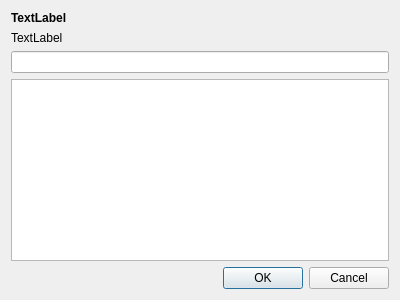
<?xml version="1.0" encoding="UTF-8"?>
<ui version="4.0">
 <class>SheetTextInputDialog</class>
 <widget class="QDialog" name="SheetTextInputDialog">
  <property name="geometry">
   <rect>
    <x>0</x>
    <y>0</y>
    <width>400</width>
    <height>300</height>
   </rect>
  </property>
  <property name="windowTitle">
   <string>Dialog</string>
  </property>
  <layout class="QVBoxLayout" name="verticalLayout">
   <item>
    <widget class="QLabel" name="label_2">
     <property name="font">
      <font>
       <weight>75</weight>
       <bold>true</bold>
      </font>
     </property>
     <property name="text">
      <string>TextLabel</string>
     </property>
    </widget>
   </item>
   <item>
    <widget class="QLabel" name="label">
     <property name="text">
      <string>TextLabel</string>
     </property>
    </widget>
   </item>
   <item>
    <widget class="QLineEdit" name="lineEdit"/>
   </item>
   <item>
    <widget class="QPlainTextEdit" name="plainTextEdit"/>
   </item>
   <item>
    <widget class="QDialogButtonBox" name="buttonBox">
     <property name="orientation">
      <enum>Qt::Horizontal</enum>
     </property>
     <property name="standardButtons">
      <set>QDialogButtonBox::Cancel|QDialogButtonBox::Ok</set>
     </property>
    </widget>
   </item>
  </layout>
 </widget>
 <resources/>
 <connections>
  <connection>
   <sender>buttonBox</sender>
   <signal>accepted()</signal>
   <receiver>SheetTextInputDialog</receiver>
   <slot>accept()</slot>
   <hints>
    <hint type="sourcelabel">
     <x>248</x>
     <y>254</y>
    </hint>
    <hint type="destinationlabel">
     <x>157</x>
     <y>274</y>
    </hint>
   </hints>
  </connection>
  <connection>
   <sender>buttonBox</sender>
   <signal>rejected()</signal>
   <receiver>SheetTextInputDialog</receiver>
   <slot>reject()</slot>
   <hints>
    <hint type="sourcelabel">
     <x>316</x>
     <y>260</y>
    </hint>
    <hint type="destinationlabel">
     <x>286</x>
     <y>274</y>
    </hint>
   </hints>
  </connection>
 </connections>
</ui>
